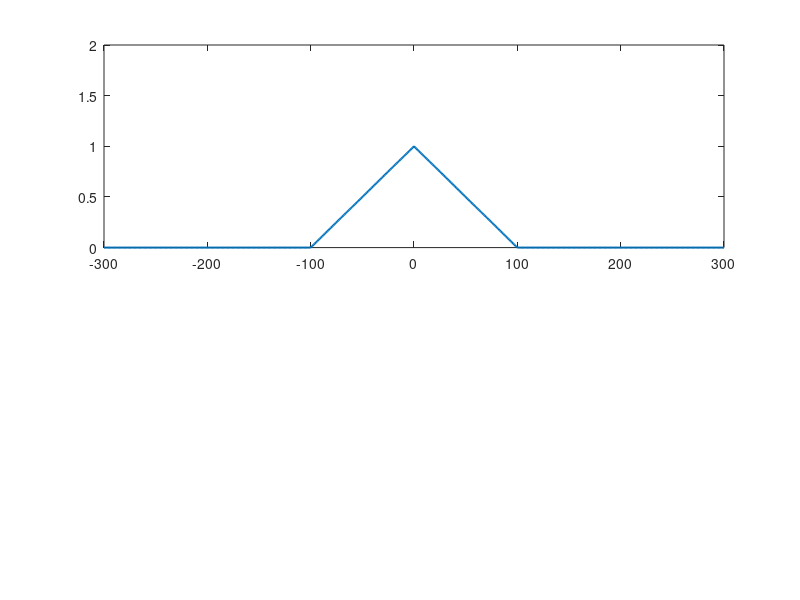

Recreate this plot in MATLAB. (Note: this script raises an error after producing the figure.)
function fig1_18

% FIGURE 1.18: The spectrum of a sampled signal with aliasing

clc
clear
fprintf ('Figure 1.18: The spectrum of a sampled signal with aliasing\n\n')
B = 100;
fs = 3*B/2;
T = 1/fs;
f_d = fs/2;

% Plot Spectrum of x_a(t)

figure
p = 501;
fmax = 2*fs;
f = linspace(-fmax,fmax,p);
for i = 1 : p
   if (f(i) >= -B) & (f(i) <= 0)
      X_a(i) = (1/B)*f(i) + 1;
   elseif (f(i) > 0) & (f(i) <= B)
      X_a(i) = -(1/B)*f(i) + 1;
   else
      X_a(i) = 0;
   end
end
subplot(2,1,1)
plot(f,X_a,'LineWidth',1.5)
axis ([-fmax fmax 0 2])
f_labels ('','{\it f}(Hz)','|{\itX_a(f)}|')
xticks = [-300 : 50 : 300];
set(gca,'XTick',xticks)
xticklabels = '-300 | | -200 | | -100 | | 0 | | 100 | | 200 | | 300';
set(gca,'XTickLabel',xticklabels)
text (fs,-0.2,'{\itf_s}')
text (-fs-10,-0.2,'{\it-f_s}')

% Plot Spectrum of Sampled Signal

for i = 1 : p
   if (f(i) >= -B) & (f(i) <= 0)
      X_b(i) = ((1/B)*f(i) + 1)/T;
   elseif (f(i) > 0) & (f(i) <= B)
      X_b(i) = (-(1/B)*f(i) + 1)/T;
   else
      X_b(i) = 0;
   end
end

% Side bands

for i = 1 : p
   f1 = f(i) + fs;
   f2 = f(i) - fs;
   if (f1 >= -B) & (f1 <= 0)
      X_s(i) = ((1/B)*f1 + 1)/T;
   elseif (f1 > 0) & (f1 <= B)
      X_s(i) = (-(1/B)*f1 + 1)/T;
   elseif (f2 >= -B) & (f2 <= 0)
      X_s(i) = ((1/B)*f2 + 1)/T;
   elseif (f2 > 0) & (f2 <= B)
      X_s(i) = (-(1/B)*f2 + 1)/T;
   else
      X_s(i) = 0;
   end
end

for i = 1 : p
   f3 = f(i) + 2*fs;
   f4 = f(i) - 2*fs;
   if (f3 >= 0) & (f3 <= B)
      X_t(i) = (-(1/B)*f3 + 1)/T;
   elseif (f4 >= -B) & (f4 <= 0)
      X_t(i) = ((1/B)*f4 + 1)/T;
   else
      X_t(i) = 0;
   end
end

subplot(2,1,2)
X = X_b + X_s + X_t;
plot(f,X_b,f,X_s,'b',f,X_t,'b',f,X)
hold on
plot(f,X,'LineWidth',1.5)
axis ([-fmax fmax 0 1.5/T])
f_labels ('','{\itf} (Hz)','|{\itX_a^{\ast}(f)}|')
set(gca,'XTick',xticks)
set(gca,'XTickLabel',xticklabels)
text (fs,-25,'{\itf_s}')
text (-fs-10,-25,'{\it-f_s}')
text (0.90*f_d,1.1/T,'{\itf_d}')

% Shading of aliased areas

y = [0 0 40]; 
for i = 0 : 3
    x(1) = -250 + 150*i;
    x(2) = -200 + 150*i;
    x(3) = -225 + 150*i;
    fill (x,y,'c')
end
plot([f_d f_d],[0 1/T],':')
f_wait
